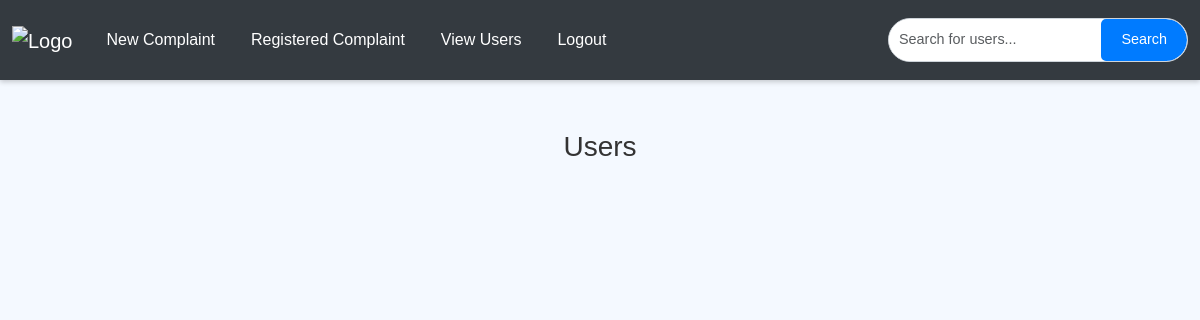
The app's page /viewuser/, older data.
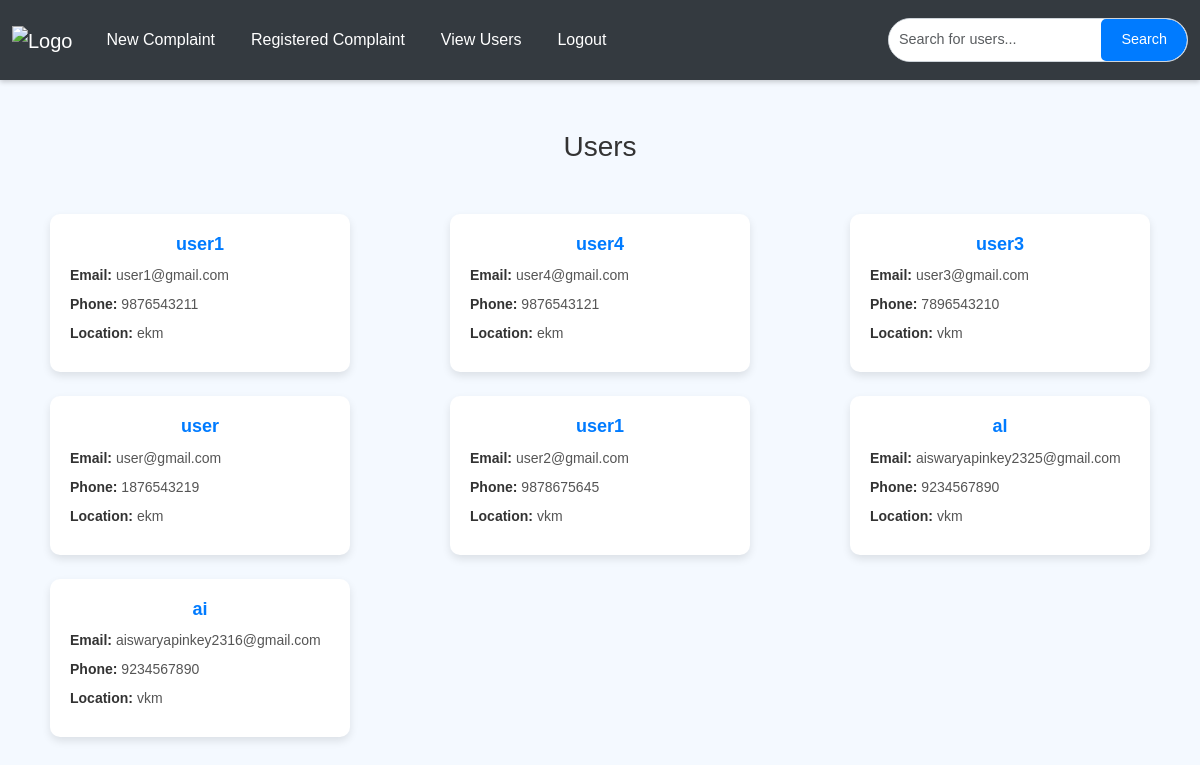
The same page, newer data.
### app/models.py (models this page shows, shortened)
class User(models.Model):
    Email = models.EmailField(unique=True)
    username = models.TextField()
    phonenumber = models.IntegerField()
    password = models.TextField()
    location = models.TextField()
    idproof = models.CharField(max_length=12)
    profile_picture = models.ImageField(upload_to='profile_pics/', default='profile_pics/default.png')  # Ensure the default image is in the correct path.

### app/views.py (the view)
# urls.py: path('viewuser/',views.viewuser,name='viewuser'),
def viewuser(req):
    query = req.POST.get('query', '')  # Get the search query from the POST request
    if query:
        data = User.objects.filter(
            Q(username__icontains=query) |
            Q(Email__icontains=query) |
            Q(phonenumber__icontains=query) |
            Q(location__icontains=query)
        )
    else:
        data = User.objects.all()  # Return all users if no query is provided
    return render(req, 'police/viewuser.html', {'data': data})

### templates/police/viewuser.html (shortened to what this page needs)
<!DOCTYPE html>
<html lang="en">
<head>
    <link href="https://cdn.jsdelivr.net/npm/bootstrap@5.3.3/dist/css/bootstrap.min.css" rel="stylesheet">
    <link href="https://cdn.jsdelivr.net/npm/bootstrap-icons/font/bootstrap-icons.css" rel="stylesheet">
</head>
<body>
    <nav id="nav" class="navbar navbar-expand-lg navbar-dark sticky-top">
        <div class="container-fluid">
            <a class="navbar-brand" href="../view_complaints">
                <img id="logo" src="../static/images/complaints-text-on-red-round-grungy-texture-stamp-2HEHM9A.jpg" alt="Logo">
            </a>
            <div class="collapse navbar-collapse" id="mynavbar">
                <ul class="navbar-nav me-auto">
                    <li class="nav-item">
                        <a class="nav-link" href="../view_complaints">New Complaint</a>
                    </li>
                    <li class="nav-item">
                        <a class="nav-link" href="../complainthistory">Registered Complaint</a>
                    </li>
                    <li class="nav-item">
                        <a class="nav-link" href="../viewuser">View Users</a>
                    </li>
                    <li class="nav-item">
                        <a class="nav-link" href="../logout">Logout</a>
                    </li>
                </ul>
                      <div class="search-input-group">
                        <form method="post" action="{% url 'viewuser' %}">
                            <input class="form-control" type="text" name="query" placeholder="Search for users...">
                            <button class="btn btn-primary" type="submit">Search</button>
                        </form>
                    </div>
            </div>
        </div>
    </nav>
    <h3>Users</h3>
    <div class="container mt-4">
        <div class="row">
            {% for i in data %}
            <div class="col-md-4 d-flex justify-content-center mb-4">
                <div class="user-card">
                    <div class="user-info">
                        <h5 class="user-name">{{ i.username }}</h5>
                        <ul class="user-details">
                            <li><strong>Email:</strong> {{ i.Email }}</li>
                            <li><strong>Phone:</strong> {{ i.phonenumber }}</li>
                            <li><strong>Location:</strong> {{ i.location }}</li>
                        </ul>
                    </div>
                </div>
            </div>
            {% endfor %}
        </div>
    </div>
</body>
</html>

Row changes from the older to the newer data that the page shows:
added User: username "user1", Email "user1@gmail.com", phonenumber "9876543211", location "ekm"
added User: username "user4", Email "user4@gmail.com", phonenumber "9876543121", location "ekm"
added User: username "user3", Email "user3@gmail.com", phonenumber "7896543210", location "vkm"
added User: username "user", Email "user@gmail.com", phonenumber "1876543219", location "ekm"
added User: username "user1", Email "user2@gmail.com", phonenumber "9878675645", location "vkm"
added User: username "al", Email "aiswaryapinkey2325@gmail.com", phonenumber "9234567890", location "vkm"
added User: username "ai", Email "aiswaryapinkey2316@gmail.com", phonenumber "9234567890", location "vkm"
